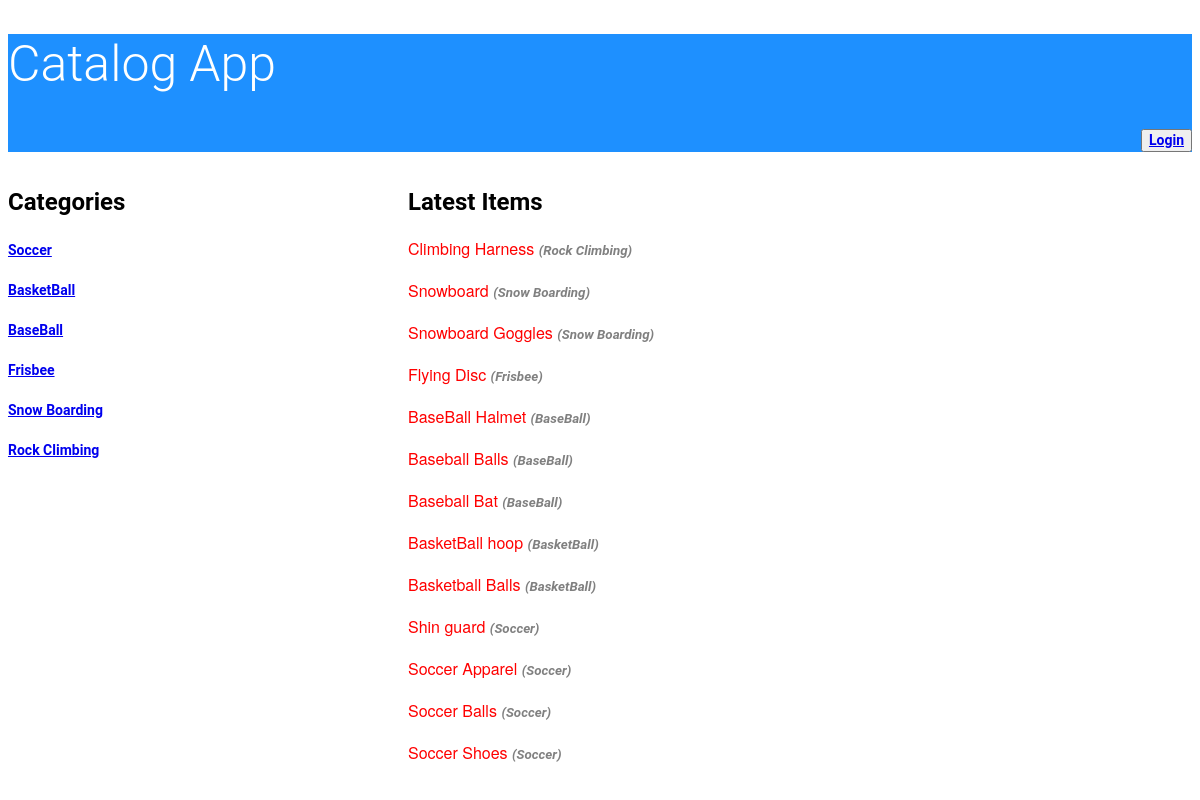
The app's page /catalog, older data.
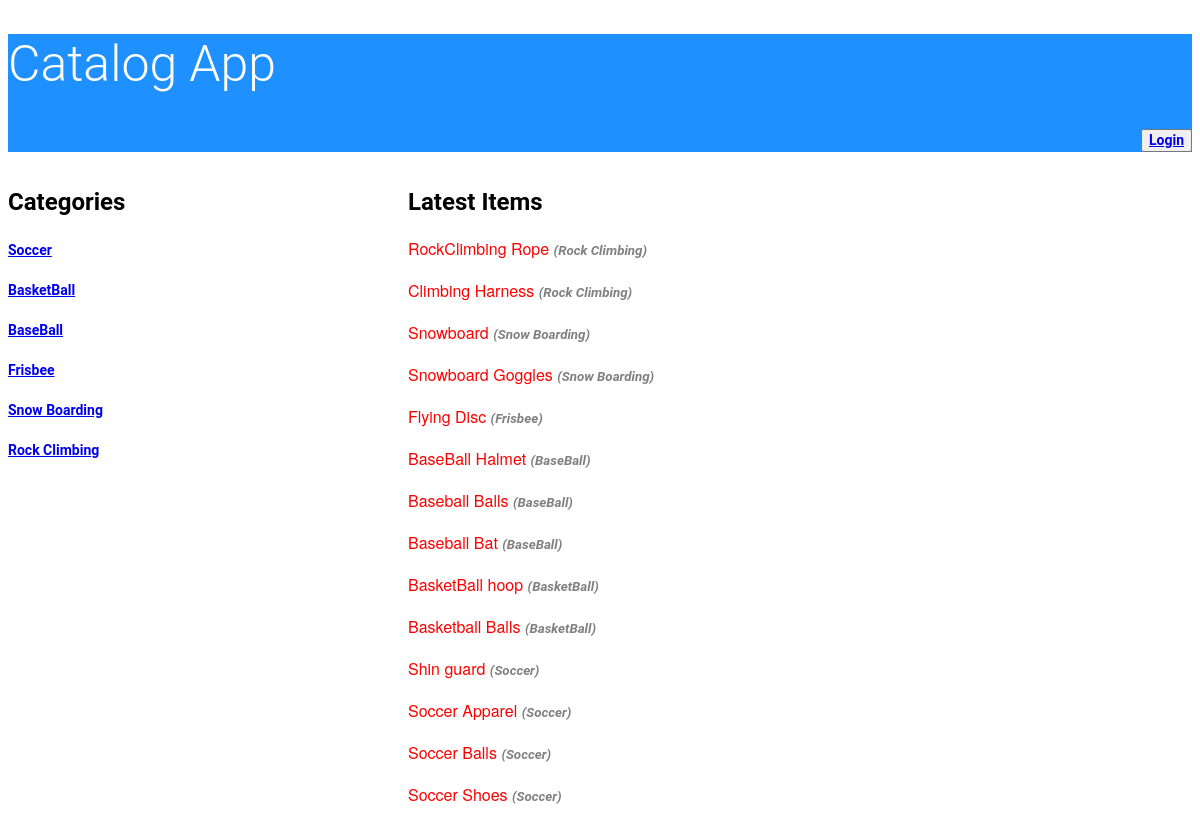
The same page, newer data.
### database_setup.py (models this page shows, shortened)
class Category(Base):
    __tablename__ = 'category'
    id = Column(Integer, primary_key=True)
    name = Column(String(250), nullable=False)

class Items(Base):
    __tablename__ = 'items'
    title = Column(String(80), nullable = False)
    id = Column(Integer, primary_key = True)
    description = Column(String(250))
    category_id = Column(Integer,ForeignKey('category.id'))
    category = relationship(Category)
    user_id = Column(Integer,ForeignKey('user.id'))
    user = relationship(User)

### application.py (the view)
@app.route('/')
@app.route('/catalog')
def showCatalog():
    showcategory=session.query(Category).all()
    showlatestitems=session.query(Items.title,Category.name).join(Category).order_by(Items.id.desc())
    if 'username' not in login_session:
     return render_template('publiccatalog.html',showcategory=showcategory ,showlatestitems =showlatestitems)
    else:
        return render_template('catalog.html',showcategory=showcategory ,showlatestitems =showlatestitems)

### templates/publiccatalog.html
<!DOCTYPE html>
<html>
<head>
  <link rel=stylesheet type=text/css href="{{ url_for('static', filename='styles.css') }}">
</head>
<body>
<header>
 <h1>Catalog App</h1>
 <p align="right">
 <button class="login-button" type="button" class="btn btn-primary btn-lg">
		<a href={{url_for('showLogin')}}>Login</a>
            </button>
</P>
</header>
<section>
<div id = "wrap">
<div class ="left">
<h2>Categories</h2>
{% for i in showcategory %}
<div>
  <p> <a href={{url_for('showCategoryitems',name = i.name )}}>{{i.name}}</a></p>
</div>
{% endfor %}
</div>
<div class = "right">
<h2>Latest Items</h2>
	{% for i in showlatestitems %}
<div>
  <p> {{i.title}}  <font color="gray"><small><i>({{i.name}})</i></small></font></p>
</div>
{% endfor %}
</div>
</section>
</body>
</html>

### static/styles.css (style rules this page uses)
* { font-family: "Helvetica Neue Bold", Roboto, Helvetica, Arial, sans-serif; font-weight: 700; }
#wrap { width:1100px; }
.left { width:300px; background-color:white; float:left; }
.right { width:700px; background-color:white; float:right; }
header { background-color:DodgerBlue; }
h1 { font-family: "Helvetica Neue Light", Roboto, Helvetica, Arial, sans-serif; font-size: 50px; color: white; line-height: 60px; font-weight: 300; }
h2 { font-size: 24px; color: black; line-height: 29px; }
p { font-family: "Helvetica Neue", Roboto, Helvetica, Arial, sans-serif; font-size: 16px; color:red; line-height: 24px; font-weight: 400; }
a { font-size: 14px; line-height: 17px; }

Row changes from the older to the newer data that the page shows:
added Items: title "RockClimbing Rope", name "Rock Climbing"
